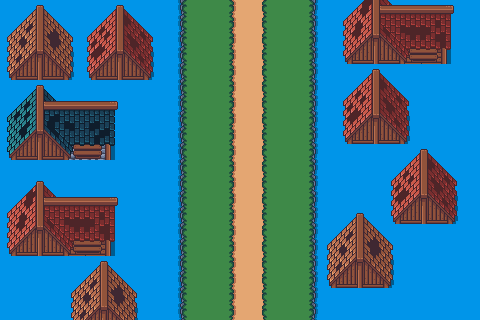

Below is a game level as drawn by its tile map, then a one-line description and the .tmx file that defines it, in full:
An orthogonal 30x20 tile map with 16x16 px tiles, 2 tile layers (Tile Layer 1, Houses), 7 tilesets.

<map version="1.10" tiledversion="1.11.0" orientation="orthogonal" renderorder="right-down" width="30" height="20" tilewidth="16" tileheight="16" infinite="0" nextlayerid="3" nextobjectid="1">
 <tileset firstgid="1" source="Grass_Tiles_1.tsx" />
 <tileset firstgid="81" source="Water_Stone_Tile_1.tsx" />
 <tileset firstgid="96" source="House_Abandoned_4_4.tsx" />
 <tileset firstgid="131" source="House_Abandoned_2_2.tsx" />
 <tileset firstgid="187" source="House_Abandoned_1_1.tsx" />
 <tileset firstgid="222" source="House_Abandoned_1_2.tsx" />
 <tileset firstgid="257" source="House_Abandoned_2_6.tsx" />
 <layer id="1" name="Tile Layer 1" width="30" height="20">
  <data encoding="csv">
85,85,85,85,85,85,85,85,85,85,85,86,10,10,49,50,51,10,10,84,85,85,85,85,85,85,85,85,85,85,
85,85,85,85,85,85,85,85,85,85,85,86,10,10,49,50,51,10,10,84,85,85,85,85,85,85,85,85,85,85,
85,85,85,85,85,85,85,85,85,85,85,86,10,10,49,50,51,10,10,84,85,85,85,85,85,85,85,85,85,85,
85,85,85,85,85,85,85,85,85,85,85,86,10,10,49,50,51,10,10,84,85,85,85,85,85,85,85,85,85,85,
85,85,85,85,85,85,85,85,85,85,85,86,10,10,49,50,51,10,10,84,85,85,85,85,85,85,85,85,85,85,
85,85,85,85,85,85,85,85,85,85,85,86,10,10,49,50,51,10,10,84,85,85,85,85,85,85,85,85,85,85,
85,85,85,85,85,85,85,85,85,85,85,86,10,10,49,50,51,10,10,84,85,85,85,85,85,85,85,85,85,85,
85,85,85,85,85,85,85,85,85,85,85,86,10,10,49,50,51,10,10,84,85,85,85,85,85,85,85,85,85,85,
85,85,85,85,85,85,85,85,85,85,85,86,10,10,49,50,51,10,10,84,85,85,85,85,85,85,85,85,85,85,
85,85,85,85,85,85,85,85,85,85,85,86,10,10,49,50,51,10,10,84,85,85,85,85,85,85,85,85,85,85,
85,85,85,85,85,85,85,85,85,85,85,86,10,10,49,50,51,10,10,84,85,85,85,85,85,85,85,85,85,85,
85,85,85,85,85,85,85,85,85,85,85,86,10,10,49,50,51,10,10,84,85,85,85,85,85,85,85,85,85,85,
85,85,85,85,85,85,85,85,85,85,85,86,10,10,49,50,51,10,10,84,85,85,85,85,85,85,85,85,85,85,
85,85,85,85,85,85,85,85,85,85,85,86,10,10,49,50,51,10,10,84,85,85,85,85,85,85,85,85,85,85,
85,85,85,85,85,85,85,85,85,85,85,86,10,10,49,50,51,10,10,84,85,85,85,85,85,85,85,85,85,85,
85,85,85,85,85,85,85,85,85,85,85,86,10,10,49,50,51,10,10,84,85,85,85,85,85,85,85,85,85,85,
85,85,85,85,85,85,85,85,85,85,85,86,10,10,49,50,51,10,10,84,85,85,85,85,85,85,85,85,85,85,
85,85,85,85,85,85,85,85,85,85,85,86,10,10,49,50,51,10,10,84,85,85,85,85,85,85,85,85,85,85,
85,85,85,85,85,85,85,85,85,85,85,86,10,10,49,50,51,10,10,84,85,85,85,85,85,85,85,85,85,85,
85,85,85,85,85,85,85,85,85,85,85,86,10,10,49,50,51,10,10,84,85,85,85,85,85,85,85,85,85,85
</data>
 </layer>
 <layer id="2" name="Houses" width="30" height="20">
  <data encoding="csv">
187,188,189,190,191,222,223,224,225,226,0,0,0,0,0,0,0,0,0,0,0,139,140,141,142,143,144,145,146,0,
192,193,194,195,196,227,228,229,230,231,0,0,0,0,0,0,0,0,0,0,0,147,148,149,150,151,152,153,154,0,
197,198,199,200,201,232,233,234,235,236,0,0,0,0,0,0,0,0,0,0,0,155,156,157,158,159,160,161,162,0,
202,203,204,205,206,237,238,239,240,241,0,0,0,0,0,0,0,0,0,0,0,163,164,165,166,167,168,169,170,0,
207,208,209,210,211,242,243,244,245,246,0,0,0,0,0,0,0,0,0,0,0,222,223,224,225,226,0,0,0,0,
257,258,259,260,261,262,263,264,0,0,0,0,0,0,0,0,0,0,0,0,0,227,228,229,230,231,0,0,0,0,
265,266,267,268,269,270,271,272,0,0,0,0,0,0,0,0,0,0,0,0,0,232,233,234,235,236,0,0,0,0,
273,274,275,276,277,278,279,280,0,0,0,0,0,0,0,0,0,0,0,0,0,237,238,239,240,241,0,0,0,0,
281,282,283,284,285,286,287,288,0,0,0,0,0,0,0,0,0,0,0,0,0,242,243,244,245,246,0,0,0,0,
289,290,291,292,293,294,295,296,0,0,0,0,0,0,0,0,0,0,0,0,0,0,0,0,222,223,224,225,226,0,
0,0,0,0,0,0,0,0,0,0,0,0,0,0,0,0,0,0,0,0,0,0,0,0,227,228,229,230,231,0,
131,132,133,134,135,136,137,138,0,0,0,0,0,0,0,0,0,0,0,0,0,0,0,0,232,233,234,235,236,0,
139,140,141,142,143,144,145,146,0,0,0,0,0,0,0,0,0,0,0,0,0,0,0,0,237,238,239,240,241,0,
147,148,149,150,151,152,153,154,0,0,0,0,0,0,0,0,0,0,0,0,187,188,189,190,242,243,244,245,246,0,
155,156,157,158,159,160,161,162,0,0,0,0,0,0,0,0,0,0,0,0,192,193,194,195,196,0,0,0,0,0,
163,164,165,166,167,168,169,170,0,0,0,0,0,0,0,0,0,0,0,0,197,198,199,200,201,0,0,0,0,0,
0,0,0,0,187,188,189,190,191,0,0,0,0,0,0,0,0,0,0,0,202,203,204,205,206,0,0,0,0,0,
0,0,0,0,192,193,194,195,196,0,0,0,0,0,0,0,0,0,0,0,207,208,209,210,211,0,0,0,0,0,
0,0,0,0,197,198,199,200,201,0,0,0,0,0,0,0,0,0,0,0,0,0,0,0,0,0,0,0,0,0,
0,0,0,0,202,203,204,205,206,0,0,0,0,0,0,0,0,0,0,0,0,0,0,0,0,0,0,0,0,0
</data>
 </layer>
</map>
